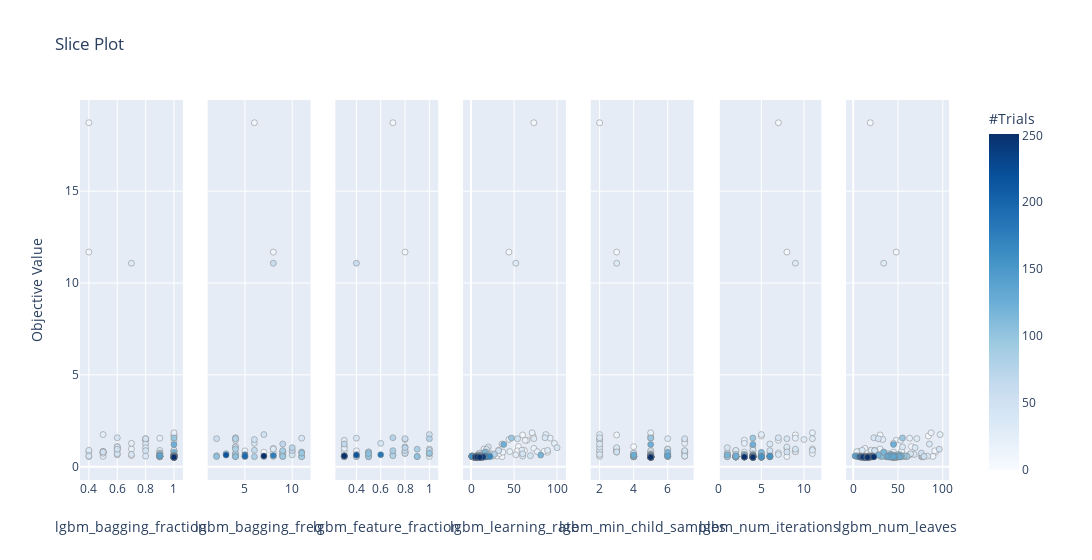

The notebook cell this image was saved under:
### Code cell
model.plot_opt_params_slice()

### Figure 1 — Plotly figure (JSON) as saved in the notebook; plotly's stock layout.template omitted (floating-point values rounded to 4 significant figures; data arrays with more than 128 entries replaced by an {"elided": "..."} marker saying what was removed)
{"data": [{"marker": {"color": {"elided": "252 int values"}, "colorbar": {"title": {"text": "#Trials"}, "x": 1, "xpad": 40}, "colorscale": [[0, "rgb(247,251,255)"], [0.125, "rgb(222,235,247)"], [0.25, "rgb(198,219,239)"], [0.375, "rgb(158,202,225)"], [0.5, "rgb(107,174,214)"], [0.625, "rgb(66,146,198)"], [0.75, "rgb(33,113,181)"], [0.875, "rgb(8,81,156)"], [1, "rgb(8,48,107)"]], "line": {"color": "Grey", "width": 0.5}, "showscale": true}, "mode": "markers", "showlegend": false, "type": "scatter", "x": {"elided": "252 float values"}, "xaxis": "x", "y": {"elided": "252 float values"}, "yaxis": "y"}, {"marker": {"color": [1, 3, 4, 5, 7, 9, 11, 13, 14, 15, 16, 18, 19, 20, 23, 24, 25, 26, 27, 28, 29, 30, 31, 33, 34, 35, 36, 37, 38, 39, 40, 41, 42, 43, 44, 45, 46, 47, 48, 49, 50, 51, 52, 53, 54, 56, 57, 58, 59, 97, 100, 108, 119, 138], "colorbar": {"title": {"text": "#Trials"}, "x": 1, "xpad": 40}, "colorscale": [[0, "rgb(247,251,255)"], [0.125, "rgb(222,235,247)"], [0.25, "rgb(198,219,239)"], [0.375, "rgb(158,202,225)"], [0.5, "rgb(107,174,214)"], [0.625, "rgb(66,146,198)"], [0.75, "rgb(33,113,181)"], [0.875, "rgb(8,81,156)"], [1, "rgb(8,48,107)"]], "line": {"color": "Grey", "width": 0.5}, "showscale": false}, "mode": "markers", "showlegend": false, "type": "scatter", "x": [9, 7, 4, 6, 8, 5, 9, 9, 4, 8, 9, 8, 4, 8, 11, 10, 6, 10, 8, 7, 6, 9, 2, 8, 10, 11, 6, 4, 9, 4, 10, 9, 4, 4, 2, 6, 4, 4, 9, 11, 7, 11, 4, 9, 11, 5, 2, 4, 3, 8, 5, 5, 3, 7], "xaxis": "x2", "y": [0.6041, 0.787, 1.093, 18.73, 11.68, 0.861, 0.839, 0.555, 0.7179, 0.9962, 0.7909, 0.7534, 1.435, 0.9641, 1.552, 0.819, 1.27, 0.6459, 0.5612, 1.748, 1.479, 0.7318, 1.526, 11.08, 0.8845, 0.5736, 0.8933, 1.074, 1.234, 0.5753, 1.034, 0.664, 1.576, 1.521, 0.5975, 0.5454, 0.7008, 0.9518, 0.8737, 0.8023, 0.5475, 0.5355, 0.5524, 0.5609, 0.742, 0.5491, 0.5487, 0.5492, 0.7106, 0.6025, 0.6543, 0.57, 0.6302, 0.586], "yaxis": "y2"}, {"marker": {"color": [1, 3, 4, 5, 7, 9, 11, 13, 14, 15, 16, 18, 19, 20, 23, 24, 25, 26, 27, 28, 29, 30, 31, 33, 34, 35, 36, 37, 38, 39, 40, 41, 42, 43, 44, 45, 46, 47, 48, 49, 50, 51, 52, 53, 54, 56, 57, 58, 59, 97, 100, 108, 119, 138], "colorbar": {"title": {"text": "#Trials"}, "x": 1, "xpad": 40}, "colorscale": [[0, "rgb(247,251,255)"], [0.125, "rgb(222,235,247)"], [0.25, "rgb(198,219,239)"], [0.375, "rgb(158,202,225)"], [0.5, "rgb(107,174,214)"], [0.625, "rgb(66,146,198)"], [0.75, "rgb(33,113,181)"], [0.875, "rgb(8,81,156)"], [1, "rgb(8,48,107)"]], "line": {"color": "Grey", "width": 0.5}, "showscale": false}, "mode": "markers", "showlegend": false, "type": "scatter", "x": [0.5, 0.5, 0.3, 0.7, 0.8, 0.4, 0.3, 1, 0.8, 0.3, 0.5, 0.8, 0.3, 1, 0.4, 0.8, 0.6, 0.7, 0.4, 1, 0.8, 0.8, 0.8, 0.4, 0.8, 0.4, 1, 0.8, 0.3, 0.3, 0.8, 0.4, 0.7, 1, 0.7, 0.3, 1, 0.9, 0.7, 0.5, 0.4, 0.5, 0.9, 0.5, 1, 0.3, 0.9, 0.3, 0.5, 0.3, 0.6, 0.3, 0.4, 0.3], "xaxis": "x3", "y": [0.6041, 0.787, 1.093, 18.73, 11.68, 0.861, 0.839, 0.555, 0.7179, 0.9962, 0.7909, 0.7534, 1.435, 0.9641, 1.552, 0.819, 1.27, 0.6459, 0.5612, 1.748, 1.479, 0.7318, 1.526, 11.08, 0.8845, 0.5736, 0.8933, 1.074, 1.234, 0.5753, 1.034, 0.664, 1.576, 1.521, 0.5975, 0.5454, 0.7008, 0.9518, 0.8737, 0.8023, 0.5475, 0.5355, 0.5524, 0.5609, 0.742, 0.5491, 0.5487, 0.5492, 0.7106, 0.6025, 0.6543, 0.57, 0.6302, 0.586], "yaxis": "y3"}, {"marker": {"color": {"elided": "252 int values"}, "colorbar": {"title": {"text": "#Trials"}, "x": 1, "xpad": 40}, "colorscale": [[0, "rgb(247,251,255)"], [0.125, "rgb(222,235,247)"], [0.25, "rgb(198,219,239)"], [0.375, "rgb(158,202,225)"], [0.5, "rgb(107,174,214)"], [0.625, "rgb(66,146,198)"], [0.75, "rgb(33,113,181)"], [0.875, "rgb(8,81,156)"], [1, "rgb(8,48,107)"]], "line": {"color": "Grey", "width": 0.5}, "showscale": false}, "mode": "markers", "showlegend": false, "type": "scatter", "x": {"elided": "252 int values"}, "xaxis": "x4", "y": {"elided": "252 float values"}, "yaxis": "y4"}, {"marker": {"color": {"elided": "252 int values"}, "colorbar": {"title": {"text": "#Trials"}, "x": 1, "xpad": 40}, "colorscale": [[0, "rgb(247,251,255)"], [0.125, "rgb(222,235,247)"], [0.25, "rgb(198,219,239)"], [0.375, "rgb(158,202,225)"], [0.5, "rgb(107,174,214)"], [0.625, "rgb(66,146,198)"], [0.75, "rgb(33,113,181)"], [0.875, "rgb(8,81,156)"], [1, "rgb(8,48,107)"]], "line": {"color": "Grey", "width": 0.5}, "showscale": false}, "mode": "markers", "showlegend": false, "type": "scatter", "x": {"elided": "252 int values"}, "xaxis": "x5", "y": {"elided": "252 float values"}, "yaxis": "y5"}, {"marker": {"color": {"elided": "252 int values"}, "colorbar": {"title": {"text": "#Trials"}, "x": 1, "xpad": 40}, "colorscale": [[0, "rgb(247,251,255)"], [0.125, "rgb(222,235,247)"], [0.25, "rgb(198,219,239)"], [0.375, "rgb(158,202,225)"], [0.5, "rgb(107,174,214)"], [0.625, "rgb(66,146,198)"], [0.75, "rgb(33,113,181)"], [0.875, "rgb(8,81,156)"], [1, "rgb(8,48,107)"]], "line": {"color": "Grey", "width": 0.5}, "showscale": false}, "mode": "markers", "showlegend": false, "type": "scatter", "x": {"elided": "252 int values"}, "xaxis": "x6", "y": {"elided": "252 float values"}, "yaxis": "y6"}, {"marker": {"color": {"elided": "252 int values"}, "colorbar": {"title": {"text": "#Trials"}, "x": 1, "xpad": 40}, "colorscale": [[0, "rgb(247,251,255)"], [0.125, "rgb(222,235,247)"], [0.25, "rgb(198,219,239)"], [0.375, "rgb(158,202,225)"], [0.5, "rgb(107,174,214)"], [0.625, "rgb(66,146,198)"], [0.75, "rgb(33,113,181)"], [0.875, "rgb(8,81,156)"], [1, "rgb(8,48,107)"]], "line": {"color": "Grey", "width": 0.5}, "showscale": false}, "mode": "markers", "showlegend": false, "type": "scatter", "x": {"elided": "252 int values"}, "xaxis": "x7", "y": {"elided": "252 float values"}, "yaxis": "y7"}], "layout": {"title": {"text": "Slice Plot"}, "width": 2100, "xaxis": {"anchor": "y", "domain": [0, 0.1184], "title": {"text": "lgbm_bagging_fraction"}}, "xaxis2": {"anchor": "y2", "domain": [0.1469, 0.2653], "title": {"text": "lgbm_bagging_freq"}}, "xaxis3": {"anchor": "y3", "domain": [0.2939, 0.4122], "title": {"text": "lgbm_feature_fraction"}}, "xaxis4": {"anchor": "y4", "domain": [0.4408, 0.5592], "title": {"text": "lgbm_learning_rate"}}, "xaxis5": {"anchor": "y5", "domain": [0.5878, 0.7061], "title": {"text": "lgbm_min_child_samples"}}, "xaxis6": {"anchor": "y6", "domain": [0.7347, 0.8531], "title": {"text": "lgbm_num_iterations"}}, "xaxis7": {"anchor": "y7", "domain": [0.8816, 1.0], "title": {"text": "lgbm_num_leaves"}}, "yaxis": {"anchor": "x", "domain": [0, 1], "title": {"text": "Objective Value"}}, "yaxis2": {"anchor": "x2", "domain": [0, 1], "matches": "y", "showticklabels": false}, "yaxis3": {"anchor": "x3", "domain": [0, 1], "matches": "y", "showticklabels": false}, "yaxis4": {"anchor": "x4", "domain": [0, 1], "matches": "y", "showticklabels": false}, "yaxis5": {"anchor": "x5", "domain": [0, 1], "matches": "y", "showticklabels": false}, "yaxis6": {"anchor": "x6", "domain": [0, 1], "matches": "y", "showticklabels": false}, "yaxis7": {"anchor": "x7", "domain": [0, 1], "matches": "y", "showticklabels": false}}}
